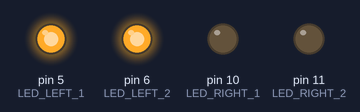
Bench run of a sketch on a simulated Arduino Uno, built with avr-gcc and run on an emulated ATmega328P. On the bench: output pins drawn as LEDs (lit = HIGH).

Above: at 0.05 s.
At 0.5 s:
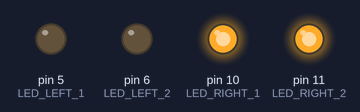
At 0.95 s:
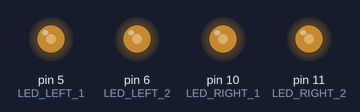
Timing chart, 0 to 3.0 s (numbered marks = the images above):
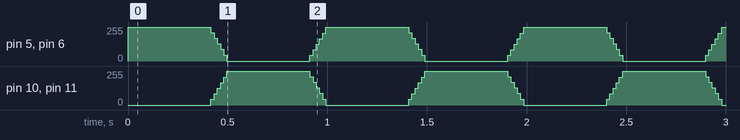

Measured:
- by itself, pin 5 (LED_LEFT_1), pin 6 (LED_LEFT_2): repeats every 0.99 s: 171/255 0.02 s, 129/255 0.02 s, 87/255 0.02 s, 45/255 0.02 s, 0/255 0.42 s, 42/255 0.02 s, 84/255 0.02 s, 126/255 0.02 s, 168/255 0.02 s, 210/255 0.02 s, 255/255 0.42 s, 213/255 0.02 s
- by itself, pin 10 (LED_RIGHT_1), pin 11 (LED_RIGHT_2): repeats every 0.99 s: 84/255 0.02 s, 126/255 0.02 s, 168/255 0.02 s, 210/255 0.02 s, 255/255 0.42 s, 213/255 0.02 s, 171/255 0.02 s, 129/255 0.02 s, 87/255 0.02 s, 45/255 0.02 s, 0/255 0.42 s, 42/255 0.02 s

The sketch:

rr_crossing_lights.ino
```cpp
// (licence header left out)
#define LED_LEFT_1  5       // LED connections
#define LED_LEFT_2  6       // must be PWM-capable ports!

#define LED_RIGHT_1 10
#define LED_RIGHT_2 11

// the values below looked good to me and gave me the approximately 1Hz rate from the DOT regulations
// found online - tune to suit you taste
#define LED_ON_TIME     400 // milliseconds
#define LED_FADE_TIME   100 // milliseconds
#define LED_FADE_STEPS  6

#define LED_ON      255 // full PWM
#define LED_OFF     0


void setup() {

  pinMode(LED_LEFT_1, OUTPUT);      // set up the output pins
  pinMode(LED_LEFT_2, OUTPUT);
  pinMode(LED_RIGHT_1, OUTPUT);
  pinMode(LED_RIGHT_2, OUTPUT);

  analogWrite(LED_LEFT_1, 255);
  analogWrite(LED_LEFT_2, 255);    // left set on

  analogWrite(LED_RIGHT_1, 0);
  analogWrite(LED_RIGHT_2, 0);     // right set off
}

void loop() {

int i;

  while (1) {

    delay(LED_ON_TIME);                      // left is on at the start of each loop

    for (i = 0 ; i < LED_FADE_STEPS; i++) {  // fade left down and right up

      analogWrite(LED_LEFT_1, LED_ON - (LED_ON / LED_FADE_STEPS * i)); // fade left down
      analogWrite(LED_LEFT_2, LED_ON - (LED_ON / LED_FADE_STEPS * i));

      analogWrite(LED_RIGHT_1, LED_ON / LED_FADE_STEPS * i);           // fade right up
      analogWrite(LED_RIGHT_2, LED_ON / LED_FADE_STEPS * i);

      delay(LED_FADE_TIME / LED_FADE_STEPS);  // wait for the appropriate amount of time based on the total fade time and number of steps
    }

    analogWrite(LED_RIGHT_1, 255);            // make sure things are fully on / off as appropriate
    analogWrite(LED_RIGHT_2, 255);            // right fully on

    analogWrite(LED_LEFT_1, 0);
    analogWrite(LED_LEFT_2, 0);               // left fully off

    delay(LED_ON_TIME);                       // wait "on" time

    for (i = 0 ; i < LED_FADE_STEPS; i++) {  // fade right down and left up

      analogWrite(LED_RIGHT_1, LED_ON - (LED_ON / LED_FADE_STEPS * i));
      analogWrite(LED_RIGHT_2, LED_ON - (LED_ON / LED_FADE_STEPS * i));

      analogWrite(LED_LEFT_1, LED_ON / LED_FADE_STEPS * i);
      analogWrite(LED_LEFT_2, LED_ON / LED_FADE_STEPS * i);

      delay(LED_FADE_TIME / LED_FADE_STEPS);
    }

    analogWrite(LED_LEFT_1, 255);
    analogWrite(LED_LEFT_2, 255);   // left fully on

    analogWrite(LED_RIGHT_1, 0);
    analogWrite(LED_RIGHT_2, 0);     // right fully off
  }
}
```
